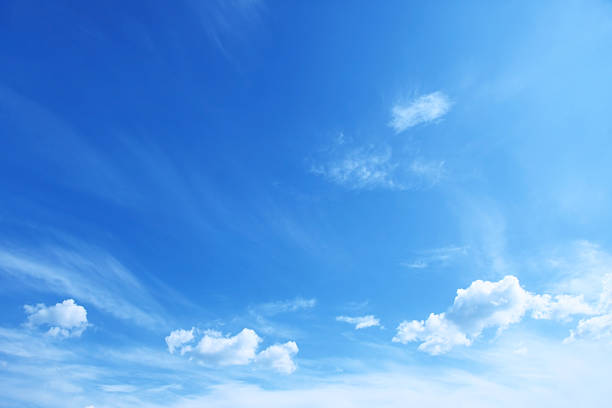
#> input picture data/pic01.jpeg, 612 x 408 px; its folder holds 4 pictures in this run
$ python run_pic_analysis_with_halves.py
#> lines starting #> are read from the running program, lines starting #| are printed output that depends on the picture; long printed decimals are rounded
import imageio
import os
import glob
import pandas
import numpy
import math

import matplotlib.pyplot as pyplot

from sklearn import preprocessing
from sklearn.mixture import GaussianMixture
from sklearn.cluster import KMeans

def getrgb(filepath):
#> called with filepath = 'data/pic01.jpeg'
	imimage = imageio.imread(filepath, pilmode="RGB")
#> imimage is the input picture: shape (408, 612, 3); mean R, G, B 92.7, 159.3, 230.1
	imimage = imimage/255
	imimage_top = imimage[0:math.ceil(imimage.shape[0]/2),:]
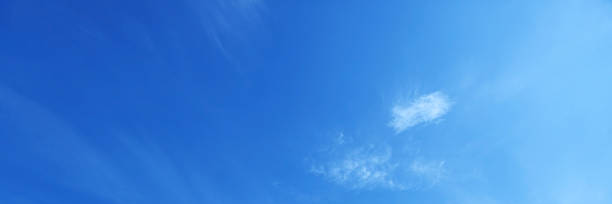
#> imimage_top: shape (204, 612, 3) float64; mean R, G, B 0.253, 0.534, 0.865
	imimage_bottom = imimage[math.ceil(imimage.shape[0]/2):imimage.shape[0],:]
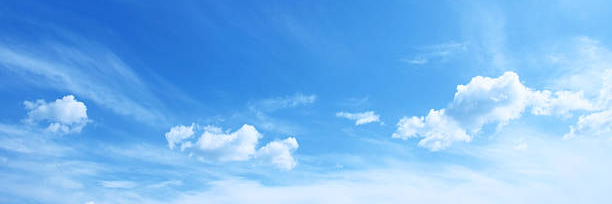
#> imimage_bottom: shape (204, 612, 3) float64; mean R, G, B 0.474, 0.715, 0.94

	imimage_top = imimage_top.sum(axis=0).sum(axis=0)/(imimage_top.shape[0]*imimage_top.shape[1])
#> imimage_top = [0.253, 0.534, 0.865]
	imimage_top = imimage_top/numpy.linalg.norm(imimage_top, ord=None)
#> imimage_top = [0.241, 0.51, 0.826]

	imimage_bottom = imimage_bottom.sum(axis=0).sum(axis=0)/(imimage_bottom.shape[0]*imimage_bottom.shape[1])
#> imimage_bottom = [0.474, 0.715, 0.94]
	imimage_bottom = imimage_bottom/numpy.linalg.norm(imimage_bottom, ord=None)
#> imimage_bottom = [0.373, 0.562, 0.738]

	imimage = numpy.concatenate((imimage_top, imimage_bottom))
#> imimage = [0.241, 0.51, 0.826, 0.373, 0.562, 0.738]
	return imimage


dataset = pandas.DataFrame()

for filepath in glob.glob("data/*"):
	image_features = pandas.DataFrame(getrgb(filepath))
#> image_features = table of 6 rows and 1 columns
	image_features = pandas.DataFrame.transpose(image_features)
#> image_features = table of 1 rows and 6 columns
	image_features ['path'] = filepath
	dataset = pandas.concat([dataset, image_features])
#> dataset = table of 1 rows and 7 columns
#> pass 2 of the loop `for filepath in glob.glob("data/*"):`:
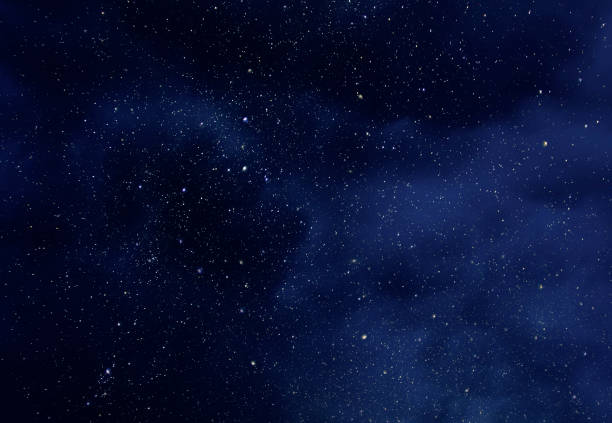
#> input picture data/pic02.jpeg, 612 x 423 px
#> in getrgb, imimage is the input picture: shape (423, 612, 3); mean R, G, B 8.3, 16.7, 52.4
#> in getrgb (call 2), `imimage_top = imimage[0:math.ceil(imimage.shape[0]/2),:]`:
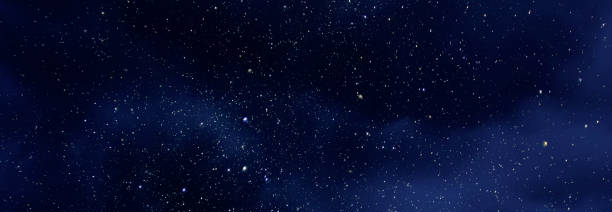
#> imimage_top: shape (212, 612, 3) float64; mean R, G, B 0.0276, 0.0548, 0.191
#> in getrgb (call 2), `imimage_bottom = imimage[math.ceil(imimage.shape[0]/2):imimage.shape[0..`:
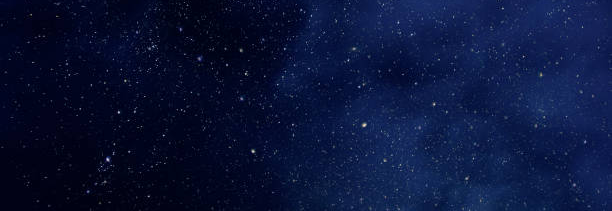
#> imimage_bottom: shape (211, 612, 3) float64; mean R, G, B 0.0372, 0.0765, 0.22
#> in getrgb (call 2), `imimage_top = imimage_top.sum(axis=0).sum(axis=0)/(imimage_top.shape[0..`: imimage_top = [0.0276, 0.0548, 0.191]
#> in getrgb (call 2), `imimage_top = imimage_top/numpy.linalg.norm(imimage_top, ord=None)`: imimage_top = [0.138, 0.273, 0.952]
#> in getrgb (call 2), `imimage_bottom = imimage_bottom.sum(axis=0).sum(axis=0)/(imimage_botto..`: imimage_bottom = [0.0372, 0.0765, 0.22]
#> in getrgb (call 2), `imimage_bottom = imimage_bottom/numpy.linalg.norm(imimage_bottom, ord=..`: imimage_bottom = [0.158, 0.324, 0.933]
#> in getrgb (call 2), `imimage = numpy.concatenate((imimage_top, imimage_bottom))`: imimage = [0.138, 0.273, 0.952, 0.158, 0.324, 0.933]
#> `image_features = pandas.DataFrame(getrgb(filepath))`: image_features = table of 6 rows and 1 columns
#> `image_features = pandas.DataFrame.transpose(image_features)`: image_features = table of 1 rows and 6 columns
#> dataset = table of 2 rows and 7 columns
#> pass 3 of the loop `for filepath in glob.glob("data/*"):`:
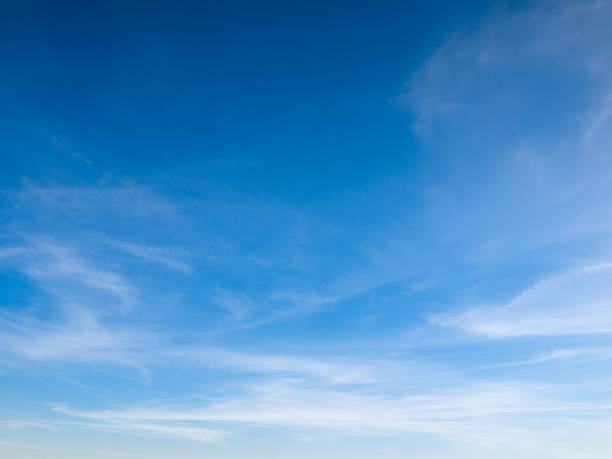
#> input picture data/pic03.jpeg, 612 x 459 px
#> in getrgb, imimage is the input picture: shape (459, 612, 3); mean R, G, B 79.7, 145.7, 201.1
#> in getrgb (call 3), `imimage_top = imimage[0:math.ceil(imimage.shape[0]/2),:]`:
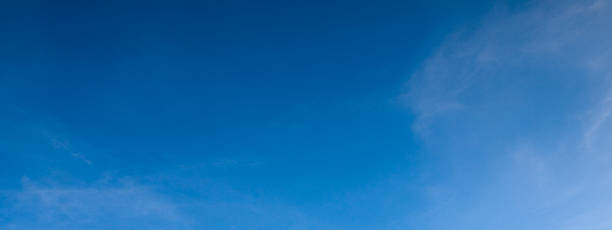
#> imimage_top: shape (230, 612, 3) float64; mean R, G, B 0.11, 0.424, 0.678
#> in getrgb (call 3), `imimage_bottom = imimage[math.ceil(imimage.shape[0]/2):imimage.shape[0..`:
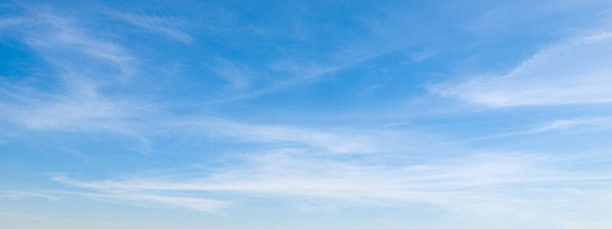
#> imimage_bottom: shape (229, 612, 3) float64; mean R, G, B 0.516, 0.72, 0.9
#> in getrgb (call 3), `imimage_top = imimage_top.sum(axis=0).sum(axis=0)/(imimage_top.shape[0..`: imimage_top = [0.11, 0.424, 0.678]
#> in getrgb (call 3), `imimage_top = imimage_top/numpy.linalg.norm(imimage_top, ord=None)`: imimage_top = [0.136, 0.525, 0.84]
#> in getrgb (call 3), `imimage_bottom = imimage_bottom.sum(axis=0).sum(axis=0)/(imimage_botto..`: imimage_bottom = [0.516, 0.72, 0.9]
#> in getrgb (call 3), `imimage_bottom = imimage_bottom/numpy.linalg.norm(imimage_bottom, ord=..`: imimage_bottom = [0.409, 0.57, 0.713]
#> in getrgb (call 3), `imimage = numpy.concatenate((imimage_top, imimage_bottom))`: imimage = [0.136, 0.525, 0.84, 0.409, 0.57, 0.713]
#> `image_features = pandas.DataFrame(getrgb(filepath))`: image_features = table of 6 rows and 1 columns
#> `image_features = pandas.DataFrame.transpose(image_features)`: image_features = table of 1 rows and 6 columns
#> dataset = table of 3 rows and 7 columns
#> the loop made 4 passes; the first 3 are shown

print(dataset)
#|           0         1         2         3         4         5             path
#| 0  0.2414  0.5099  0.8256  0.3728  0.5619  0.7385  data/pic01.jpeg
#| 0  0.1376  0.2735  0.952  0.1577  0.324  0.9328  data/pic02.jpeg
#| 0  0.1363  0.5252  0.84  0.4086  0.5702  0.7127  data/pic03.jpeg
#| 0  0.9  0.4346  0.03356  0.8846  0.4644  0.04297  data/pic04.jpeg

data = dataset.iloc[:,0:6]
#> data = table of 4 rows and 6 columns
print(data)
#|           0         1         2         3         4         5
#| 0  0.2414  0.5099  0.8256  0.3728  0.5619  0.7385
#| 0  0.1376  0.2735  0.952  0.1577  0.324  0.9328
#| 0  0.1363  0.5252  0.84  0.4086  0.5702  0.7127
#| 0  0.9  0.4346  0.03356  0.8846  0.4644  0.04297
data = preprocessing.normalize(data)
#> data = [[0.171, 0.361, 0.584, 0.264, 0.397, 0.522], [0.0973, 0.193, 0.673, 0.112, 0.229, 0.66], [0.0964, 0.371, 0.594, 0.289, 0.403, 0.504], [0.636, 0.307, 0.0237, 0.625, 0.328, 0.0304]]

gmm_machine = GaussianMixture(n_components = 5)
# gmm_machine = KMeans(n_clusters = 5)
#> (the run stopped early here; a loop or call above may not have finished)
